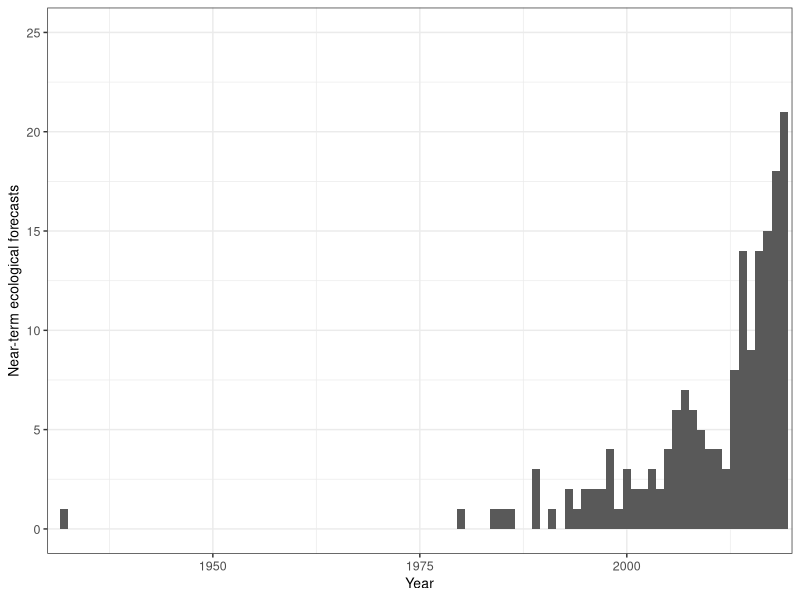

This chart was generated by the following R code: (Note: this script raises an error after producing the figure.)
## ---- chunk 1
knitr::opts_chunk$set(echo = TRUE)
#Load required packages
library(tidyverse)
library(lubridate)
library(colorspace)
library(ggpubr)
library(RColorBrewer)
## ---- chunk 2
#Load data
complete_forecasts <- read.csv("../Data/complete_dataset_with_source.csv") #Load data
#Plot the number of papers published per year
tiff("../Figures/Pubs_year_noEco.tif", width = 3, height = 3, units = "in",res = 800, compression="lzw")
complete_forecasts%>%
  ggplot()+
  geom_histogram(aes(x = Year),binwidth = 1)+
  theme_bw()+
  xlab("Year")+
  ylab("Near-term ecological forecasts")+
  ylim(0,25)+
  scale_x_continuous(limits = c(1930,2020), expand = c(0,0))+
  theme(text=element_text(size=10,  family="Helvetica"),
        axis.text = element_text(size = 9, family="Helvetica"))
dev.off()
## ---- chunk 3
#Load data
complete_forecasts <- read.csv("../Data/complete_dataset_with_source.csv")


###
# Panel A: Map
###

#Gather background map data
WorldData <- map_data('world') %>% 
  fortify()

#Load colorblind-friendly palette
safe_colorblind_palette <- c("#661100", "#AA4499", "#DDCC77", "#117733","#44AA99","#999933","#332288", "#88CCEE", "#CC6677","#888888")
colors = lighten(safe_colorblind_palette, amount = .2) #Lighten the colors of the colorblind-friendly palette

#Create separate dataframe for mapping
for_map <- complete_forecasts
#Create a vector of coordinates 
coords <- for_map$Coords
#Problem this loop solves: multipoint forecasts have multiple coordinate pairs separated by a semicolon. Here, we add columns to the for_map dataframe separating out all coordinates for a given paper
for(i in 1:(max(str_count(for_map$Coords, ";"), na.rm = T)+1)){
  stops <- regexpr(pattern = ";",coords)
  stops[stops == -1] <- 10000L
  coords_i <- substr(coords, start = 1, stop = stops-1)
  for_map[nchar(coords_i)>0&!is.na(coords_i), paste0("Long",i)] <- as.numeric(sub("-*[0-9]+.[0-9]+,","",coords_i))[nchar(coords_i)>0&!is.na(coords_i)]
  for_map[nchar(coords_i)>0&!is.na(coords_i), paste0("Lat",i)] <- as.numeric(sub(", -*[0-9]+.[0-9]+","",coords_i))[nchar(coords_i)>0&!is.na(coords_i)]
  inds <- regexpr(pattern = ";",coords)
  inds[inds == -1]<-NA
  coords <- substr(coords, start = inds + 2, stop = 10000L)
}
#The previous loop added numerous columns of latitude and longitude to the for_map dataframe. Here we gather all of those columns into one column for latitude and one column for longitude, creating a longer dataframe
for_map2 = for_map%>%
  pivot_longer(cols = num_range("Lat", 1:max(str_count(for_map$Coords, ";")+1, na.rm = T)), names_to = "Lat_num", values_to= "Lat")%>%
  pivot_longer(cols = num_range("Long", 1:max(str_count(for_map$Coords, ";")+1, na.rm = T)), names_to = "Long_num", values_to = "Long")%>%
  filter(sub("[a-z]+","",Lat_num)==sub("[a-z]+","",Long_num, ""))%>%
  filter(!Spat_scale == "global")

#We want to plot a different symbol for regional and national forecasts than for point and multipoint forecasts. Here, we create a grouping variable that specifies whether (1) or not (0) the forecast scale is regional/national 
for_map2$Region <- NA
for_map2$Region[for_map2$Spat_scale %in% c("regional","national")] <- 1
for_map2$Region[for_map2$Spat_scale %in% c("point","multipoint")]<-0

#Create a world map of the forecast sites in this analysis
map <- ggplot() +
  geom_map(data = WorldData, map = WorldData,
                  aes(map_id=region),
                  fill = "white", colour = "#7f7f7f", size=0.5)+
  coord_map("rectangular", lat0=0, xlim=c(-180,180), ylim = c(-90,90))+
  geom_point(data = for_map2%>%filter(Region == 1), aes(Long, Lat, fill = Ecosystem), shape = 21, color = "white", size = 6, alpha  =.3, stroke = .5, show.legend = F)+
  geom_point(data = for_map2%>%filter(Region == 0), aes(Long, Lat, fill = Ecosystem), shape = 21, color = "white", size = 2.5, alpha  =1, stroke = .5, show.legend = F)+
  geom_point(aes(x = c(-300,-300), y=c(-300,-300),size = c("point or multipoint","regional or national"), alpha = c("point or multipoint","regional or national")), shape = 21, color = "white",fill = "grey20")+
  xlab(NULL) + ylab(NULL) +
  scale_fill_manual(breaks = c("agricultural", "atmosphere", "desert", "forest", "freshwater", "grassland", "marine", "tundra", "urban", "other", "NA"), values = colors, na.translate = T, na.value = "grey50", name = "Ecosystem")+
  theme_void()+
  theme(legend.title = element_blank(), 
    legend.position = c(.15,.4),
    text=element_text(size=10,  family="Helvetica"),
    plot.margin = margin(0, 0, 0, 0, "cm"),
    legend.box.background = element_rect(fill = "white", color = "white"))+
  guides(size = guide_legend(override.aes = list(size = c(3,6))),alpha = guide_legend(override.aes = list(alpha = c(1,.3))))


###
# Panel B: Spatial scale barplot
###

#Make "ecosystem" a factor, enabling us to order the levels as we choose
complete_forecasts$Ecosystem <- factor(complete_forecasts$Ecosystem, levels = c("agricultural","desert","grassland","forest","atmosphere","freshwater","marine","tundra","urban","other"))
#Make "Spat_scale" (the spatial scale of the forecast) a factor, enabling us to order the levels as we choose
complete_forecasts$Spat_scale<- factor(complete_forecasts$Spat_scale, levels = c("point","multipoint","regional","national","global"))
#Plot the distribution of papers across spatial scales, with colors indicating ecosystem type
extent <- complete_forecasts%>%
  ggplot(aes(x = Spat_scale, fill = Ecosystem))+
  scale_fill_manual(breaks = c("agricultural", "atmosphere", "desert", "forest", "freshwater", "grassland", "marine", "tundra", "urban", "other", "NA"), values = colors, na.translate = T, na.value = "grey50", name = "Ecosystem")+
  xlab("Spatial extent")+
  geom_bar(show.legend = F)+
  ylab("Papers (n)")+
  theme_light()+
  theme(text=element_text(size=10,  family="Helvetica"))


###
# Generate legend for combined plot
###

# To generate the legend for the combined plot with the correct formatting, we create a "dummy" plot that will not be included and extract the legend from this plot

#Function to extract legend
g_legend<-function(a.gplot){
  tmp <- ggplot_gtable(ggplot_build(a.gplot))
  leg <- which(sapply(tmp$grobs, function(x) x$name) == "guide-box")
  legend <- tmp$grobs[[leg]]
  return(legend)}
#"Dummy" plot from which the legend will be extracted
class <- complete_forecasts%>%
  ggplot(aes(x = Class, fill = Ecosystem))+
  geom_bar()+
  scale_fill_manual(breaks = c("agricultural", "atmosphere", "desert", "forest", "freshwater", "grassland", "marine", "tundra", "urban", "other", "NA"), values = colors, na.translate = T, na.value = "grey50", name = "Ecosystem",guide = guide_legend(position = "bottom", nrow = 2))+
  theme(text=element_text(size=10,  family="Helvetica"))
#The extracted legend is saved as "legend_fill"
legend_fill <- g_legend(class)


###
# Panel C: Forecast variable class barplot
###

#Plot the distribution of forecasts across "class" (i.e., biogeochemical, organismal, or both)
class <- complete_forecasts%>%
  ggplot(aes(x = Class, fill = Ecosystem))+
  geom_bar(show.legend = F)+
  scale_fill_manual(breaks = c("agricultural", "atmosphere", "desert", "forest", "freshwater", "grassland", "marine", "tundra", "urban", "other", "NA"), values = colors, na.translate = T, na.value = "grey50", name = "Ecosystem")+
  ylab("Papers (n)")+
  theme_light()+
  theme(text=element_text(size=10,  family="Helvetica"))


###
# Assemble combined plot and save as jpeg
###

tiff("../Figures/Map_composite.tif",width = 6, height = 5.5, units = "in", res = 800, compression="lzw")
ggarrange(map, ggarrange(extent, class, labels = c("b","c"), label.y = c(1.2,1.2), nrow = 1, widths = c(1.4,1)), legend_fill, nrow = 3, heights = c(6.2,3,1.5), labels = "a")
dev.off()


###
# Calculate summary statistics for descriptive analysis
###

#Calculate the number and percentage of forecast sites in the northern hemisphere
north_analysis <- for_map2$Lat[!is.na(for_map2$Lat)] #Select latitudes that are not NA
sum(north_analysis>0) #Number of forecast sites with latitudes that are >0
sum(north_analysis>0)/length(north_analysis)*100 #Percentage of forecast sites with latitudes that are >0

#Calculate the number and percentage of papers that have a point scale
sum(complete_forecasts$Spat_scale=="point") #Number
sum(complete_forecasts$Spat_scale=="point")/nrow(complete_forecasts)*100 #Percentage

#Calculate the number and percentage of papers that have a regional scale
sum(complete_forecasts$Spat_scale=="regional") #Number
sum(complete_forecasts$Spat_scale=="regional")/nrow(complete_forecasts)*100 #Percentage

#Calculate the number and percentage of forecast papers that predict organismal variables
sum(complete_forecasts$Class=="organismal"|complete_forecasts$Class=="both") #Number
sum(complete_forecasts$Class=="organismal"|complete_forecasts$Class=="both")/nrow(complete_forecasts)*100 #Percentage

#Calculate the number and percentage of forecast papers that predict biogeocehmical variables
sum(complete_forecasts$Class=="biogeochemical"|complete_forecasts$Class=="both") #Number
sum(complete_forecasts$Class=="biogeochemical"|complete_forecasts$Class=="both")/nrow(complete_forecasts)*100 #Percentage

#Calculate the number and percentage of forecast papers that predict both organismal and biogeochemical variables
sum(complete_forecasts$Class=="both") #Number
sum(complete_forecasts$Class=="both")/nrow(complete_forecasts)*100 #Percentage

#Calculate the number and percentage of forecast papers for marine ecosystems
sum(complete_forecasts$Ecosystem=="marine") #Number
sum(complete_forecasts$Ecosystem=="marine")/nrow(complete_forecasts) #Percentage

#Calculate the number and percentage of forecast papers for freshwater ecosystems
sum(complete_forecasts$Ecosystem=="freshwater") #Number
sum(complete_forecasts$Ecosystem=="freshwater")/nrow(complete_forecasts) #Percentage

#Calculate the number and percentage of forecast papers for agricultural ecosystems
sum(complete_forecasts$Ecosystem=="agricultural") #Number
sum(complete_forecasts$Ecosystem=="agricultural")/nrow(complete_forecasts) #Percentage
## ---- chunk 4
#Load data
complete_forecasts <- read.csv("../Data/complete_dataset_with_source.csv")

#Number of fish forecasts
length(complete_forecasts$Vars_ident[grepl("catch|fish|pollock|salmon|anchovy|walleye|herring|trout|carp",complete_forecasts$Vars_ident, ignore.case = T)]) - 3 #subtracting 3 to exclude a paper on lobster catch, a paper on shellfish harvesting, and a paper on rusty crayfish distribution

#Number of phytoplankton forecasts
length(complete_forecasts$Vars_ident[grepl("diatom|cyano|oscillatoria|asterionella|desmus|anab|aphaniz|synecho|cyclo|stephanodiscus|raciborskii|circinale",complete_forecasts$Vars_ident, ignore.case = T)])

#Number of chlorophyll forecasts
length(complete_forecasts$Vars_ident[grepl("chl",complete_forecasts$Vars_ident, ignore.case = T)])

#Number of evapotranspiration forecasts
length(complete_forecasts$Vars_ident[grepl("ET |evap",complete_forecasts$Vars_ident,ignore.case = T)])

#Number of pollen forecasts
length(complete_forecasts$Vars_ident[grepl("pollen",complete_forecasts$Vars_ident,ignore.case = T)])

#Number of crop yield forecasts
length(complete_forecasts$Vars_ident[grepl("yield",complete_forecasts$Vars_ident, ignore.case = T)])
## ---- chunk 5
#Load data
complete_forecasts <- read.csv("../Data/complete_dataset_with_source.csv")


###
# Time step
###

#Create a dataframe to organize timesteps into discrete bins
time_bin = complete_forecasts
#Create a new variable to store time bins
time_bin$time_bin = NA

#Some time steps are saved as a single number (in days) while others are saved as a range. First, we need to decide what bin to put the ranges into:
time_bin$Time_step_days[is.na(as.numeric(time_bin$Time_step_days))] #Use this line to examine the non-numeric time steps
time_bin$time_bin[time_bin$Time_step_days == "30-150"] <- "> 1 - 12 months" #A forecast that predicts on a time step of 30-150 days falls within the "> 1 - 12 months" category
time_bin$time_bin[time_bin$Time_step_days == "1,7,15,30"] <- "1 - 30 days" #A forecast that predicts on a time step of 1, 7, 15, and 30 days falls within the "1 - 30 days" category

#Now we can address the numeric timestep data:
#Convert Time_step_days to numeric
time_bin = time_bin %>%
    mutate(Time_step_days = as.numeric(Time_step_days))
# Assign numeric data to categories 
time_bin$time_bin[time_bin$Time_step_days < 1] <- "< 1 day"
time_bin$time_bin[time_bin$Time_step_days == 1] <- "1 day"
time_bin$time_bin[time_bin$Time_step_days > 1 & time_bin$Time_step_days <= 7] <- "2 - 7 days"
time_bin$time_bin[time_bin$Time_step_days > 7 & time_bin$Time_step_days <= 31] <- "8 days - 1 month"
time_bin$time_bin[time_bin$Time_step_days > 31 & time_bin$Time_step_days < 365] <- "> 1 month - 1 year"
time_bin$time_bin[time_bin$Time_step_days == 365] <- "1 year"
time_bin$time_bin[time_bin$Time_step_days > 365 & time_bin$Time_step_days <= 365*5] <- "> 1 year - 5 years"
time_bin$time_bin[time_bin$Time_step_days > 365*5] <- "> 5 years"
#Convert timestep bins to a factor
time_bin$time_bin <- factor(time_bin$time_bin, levels = c("< 1 day","1 day","2 - 7 days","8 days - 1 month","> 1 month - 1 year","1 year","> 1 year - 5 years"))


###
# Forecast horizon
###

##Create a new variable to store horizon bins
time_bin$horiz_bin = NA

# Use this line to examine the non-numeric forecast horizons
time_bin$Horiz_days[is.na(as.numeric(time_bin$Horiz_days))]
time_bin$horiz_bin[time_bin$Horiz_days == "30-150"] <- "> 1 month - 1 year" #A forecast that predicts 30-150 days in the future falls within the "> 1 - 12 months" category
time_bin$horiz_bin[time_bin$Horiz_days == "720 - 1800 (sites had different amounts of data)"] <- "> 1 year - 5 years" #A forecast that predicts 720-1800 days in the future falls within the "> 1 year - 5 years" category
time_bin$horiz_bin[time_bin$Horiz_days == "365 and 3650"] <- "> 5 years - 10 years" #A forecast that predicts 365 and 3650 days in the future falls within the "> 5 years - 10 years" category because the maximum time into the future predicted is 10 years
time_bin$horiz_bin[time_bin$Horiz_days == "7, 3650"] <- "2 - 7 days" #We are assigning this to the 2 - 7 day category because timestep is listed as 1 day and a 1 day timestep is only used for short term forecasts in this paper
time_bin$horiz_bin[time_bin$Horiz_days == "14-77"] <- "> 1 month - 1 year" #A forecast that predicts 14-77 days in the future falls within the "> 1 month - 1 year" category

#Now we can address the numeric forecast horizon data:
#Convert Horiz_days to numeric
time_bin = time_bin %>%
    mutate(Horiz_days = as.numeric(Horiz_days))
# Assign numeric data to categories 
time_bin$horiz_bin[time_bin$Horiz_days < 1] <- "< 1 day"
time_bin$horiz_bin[time_bin$Horiz_days == 1] <- "1 day"
time_bin$horiz_bin[time_bin$Horiz_days > 1 & time_bin$Horiz_days <= 7] <- "2 - 7 days"
time_bin$horiz_bin[time_bin$Horiz_days > 7 & time_bin$Horiz_days <= 31] <- "8 days - 1 month"
time_bin$horiz_bin[time_bin$Horiz_days > 31 & time_bin$Horiz_days < 365] <- "> 1 month - 1 year"
time_bin$horiz_bin[time_bin$Horiz_days == 365] <- "1 year"
time_bin$horiz_bin[time_bin$Horiz_days > 365 & time_bin$Horiz_days <= 365*5] <- "> 1 year - 5 years"
time_bin$horiz_bin[time_bin$Horiz_days > 365*5] <- "> 5 years"
time_bin$horiz_bin <- factor(time_bin$horiz_bin, levels = c( "1 day","2 - 7 days","8 days - 1 month","> 1 month - 1 year","1 year","> 1 year - 5 years", "> 5 years"))

#Convert horizon bins to a factor
time_bin$horiz_bin <- factor(time_bin$horiz_bin, levels = c("1 day","2 - 7 days","8 days - 1 month","> 1 month - 1 year","1 year","> 1 year - 5 years", "> 5 years"))

#Exclude NA values
time_bin_plot = time_bin%>%
  filter(!is.na(horiz_bin),
         !is.na(time_bin))

#Create a dataframe with the number of papers in each time step/forecast horizon combination to add to plot
n = time_bin_plot%>%
  group_by(horiz_bin,time_bin)%>%
  summarise(ns = n())%>%
  mutate(color = ns>20)

#Plot the number of papers in each time step/forecast horizon combination as a heatmap
tiff("../Figures/timestep_heatmap_small.tif",res = 800,width = 3, height = 3, units = "in")
cols <- brewer.pal(n = 9, name = "BuPu")
time_bin_plot%>%
  ggplot(aes(x = horiz_bin, y = time_bin), na.rm = T)+
  geom_bin2d()+
  xlab("Time horizon (days)")+
  ylab("Time step (days)")+
  scale_fill_gradientn(colors = cols)+
  scale_x_discrete(breaks = c( "1 day","2 - 7 days","8 days - 1 month","> 1 month - 1 year","1 year","> 1 year - 5 years","> 5 years"), labels = c("1","2 - 7","8 - 31","32 - 365","365","366 - 1825", ">1825"),drop  =F)+ #Change labels to units of days for interpretability
  scale_y_discrete(breaks = c("< 1 day", "1 day","2 - 7 days","8 days - 1 month","> 1 month - 1 year","1 year","> 1 year - 5 years"), labels = c("< 1", "1","2 - 7","8 - 31","32 - 365","365","366 - 1825"),drop  =F)+ #Change labels to units of days for interpretability
  geom_text(aes(label = ns, color = color), data = n, show.legend = F, size = 3)+ 
  theme_light()+
  theme(text=element_text(size=10,  family="Helvetica"),
        axis.text = element_text(size = 9, family="Helvetica"),
        axis.text.x = element_text(angle = 45, hjust = 1),
        panel.grid.major = element_blank(), 
        panel.grid.minor = element_blank(),
        legend.position = "none")+
  scale_color_manual(values = c("gray40","gray100"))
dev.off()


###
# Statistics
##

#Number and percentage of papers that predicted within one year into the future 
nrow(time_bin%>%filter(horiz_bin %in% c("< 1 day", "1 day","2 - 7 days","8 days - 1 month","> 1 month - 1 year","1 year"))) #number
nrow(time_bin%>%filter(horiz_bin %in% c("< 1 day", "1 day","2 - 7 days","8 days - 1 month","> 1 month - 1 year","1 year")))/nrow(time_bin%>%filter(!is.na(horiz_bin)))*100 #percentage

# Number and percentage of papers that predicted 2–7 days into the future on a daily time step
nrow(time_bin%>%filter(horiz_bin %in% c("2 - 7 days"),time_bin %in% c("1 day"))) #number
nrow(time_bin%>%filter(horiz_bin %in% c("2 - 7 days"),time_bin %in% c("1 day")))/nrow(time_bin%>%filter(!is.na(horiz_bin)))*100 #percentage

# Number and percentage of papers that predicted one year into the future on a yearly timestep
nrow(time_bin%>%filter(horiz_bin %in% c("1 year"),time_bin %in% c("1 year"))) #number
nrow(time_bin%>%filter(horiz_bin %in% c("1 year"),time_bin %in% c("1 year")))/nrow(time_bin%>%filter(!is.na(horiz_bin)))*100 #percentage

#Percentage of papers that predict at a horizon of at least one year in the dataset as a whole
sum(time_bin$horiz_bin %in% c("1 year","> 1 year - 5 years","> 5 years"))/nrow(time_bin%>%filter(!is.na(horiz_bin)))*100
#Percentage of papers that do not evaluate forecasts that predict at a horizon of at least one year
time_bin$Forecast_eval_shown[time_bin$Forecast_eval == 0] <- 0
sum(time_bin$horiz_bin %in% c("1 year","> 1 year - 5 years","> 5 years")&time_bin$Forecast_eval_shown==0)/nrow(time_bin%>%filter(!is.na(horiz_bin),Forecast_eval_shown==0))*100
## ---- chunk 6
#Load data
complete_forecasts <- read.csv("../Data/complete_dataset_with_source.csv")

#Calculate summary statistics for plot
mean_dc<- round(mean(as.numeric(complete_forecasts$Data_coverage)/365, na.rm = T),1) #Mean duration (years)
median_dc <- round(median(as.numeric(complete_forecasts$Data_coverage)/365, na.rm = T),1) #Median duration (years)

#Create a dataframe with text to add to plot
lines = data.frame(c(mean_dc),c(38))
colnames(lines) = c("x","y")
lines$label = c(paste0("Median = ",median_dc, " years \nMean = ", mean_dc, " years"))

#Create a histogram of the amount of data used to create each paper
tiff("../Figures/Years_of_data.tif", res = 800, width = 3, height = 3, units = "in", compression="lzw")
complete_forecasts%>%
  mutate(Year = as.numeric(Year))%>%
  ggplot()+
  geom_histogram(aes(x = as.numeric(Data_coverage)/365),bins = 20)+
  geom_vline(xintercept = c(mean_dc, median_dc), color = "black")+
  geom_text(aes(x = x,y=y,label= label), data = lines, nudge_x = 3, hjust = 0,vjust = 0,color = "grey20", size = 3)+
  xlab("Years of data used to \ncreate forecasting paper")+
  ylab("Number of papers")+
  scale_y_continuous(limits = c(0,46), expand = c(0, 0))+
  theme_light()+
  theme(text=element_text(size=10,  family="Helvetica"),
        axis.text = element_text(size = 9, family="Helvetica"))
dev.off()


###
# Statistics
##

min(as.numeric(complete_forecasts$Data_coverage), na.rm = T) #minimum (in days)
max(as.numeric(complete_forecasts$Data_coverage)/365, na.rm = T) #maximum (in years)

#Number and percentage of papers that used over 10 years of data
sum(as.numeric(complete_forecasts$Data_coverage)>(10*365), na.rm = T) #number
sum(as.numeric(complete_forecasts$Data_coverage)>(10*365), na.rm = T)/nrow(complete_forecasts)*100 #percentage
## ---- chunk 7
#Load data
complete_forecasts <- read.csv("../Data/complete_dataset_with_source.csv")

length(unique(complete_forecasts$Source)) #Number of unique sources

#Create a dataframe with the number of papers from each source
ns = complete_forecasts%>%
  group_by(Source)%>%
  summarize(n = n())

ns$Source[which.max(ns$n)] #Source with the most papers
ns$n[which.max(ns$n)] #Number of papers from the source with the most papers
## ---- chunk 8
#Load data
complete_forecasts <- read.csv("../Data/complete_dataset_with_source.csv")

#Some best practices are already binary variables. Others (automation, uncertainty, and iterative workflows that update model parameters) need to be converted to binary variables for logistic regression
complete_forecasts$Automated_bin <- 0 #Create a variable for binary forecast automation data
complete_forecasts$Automated_bin[complete_forecasts$Automated_yn %in% c("At least one data stream","Yes all data streams")]<-1 #If at least one data stream is automated, the paper counts as being automated
complete_forecasts$Uncert_yn <- as.numeric(!complete_forecasts$Uncert_category == "no") #If the forecast has any sort of uncertainty it counts as demonstrating uncertainty
complete_forecasts$it_no_update_ic <- complete_forecasts$Iterative_yn==1&!complete_forecasts$DA_type%in%c("update IC","autoregressive, so new observed data become predictors for the next timestep","UNK","NA","autoregressive, uses previous observations to predict value at next timestep","previous ten days of driver data used as predictor in model, so it is updating iteratively") #Set up a variable for iterative workflows that do more than just update initial conditions

#If the forecast is not evaluated, sometimes Forecast_eval_shown is set to NA. Here, we change those NAs to 0
complete_forecasts$Forecast_eval_shown[complete_forecasts$Forecast_eval == 0] <- 0


###
# Statistics
###

#Calculate the number and percent of papers that demonstrate each best practice
complete_forecasts%>%
  summarize(aut = sum(Automated_bin)/n(),
            aut_n = sum(Automated_bin),
            eva = sum(Forecast_eval_shown)/n(),
            eva_n = sum(Forecast_eval_shown),
            unc = sum(Uncert_yn)/n(),
            unc_n = sum(Uncert_yn),
            ite = sum(Iterative_yn)/n(),
            ite_n = sum(Iterative_yn),
            ite_no_ic = sum(it_no_update_ic)/n(),
            ite_no_ic_n = sum(it_no_update_ic),
            arc = sum(Archiving_yn)/n(),
            arc_n = sum(Archiving_yn),
            use = sum(End_user_yn)/n(),
            use_n = sum(End_user_yn),
            dat = sum(Drivers_published)/n(),
            dat_n = sum(Drivers_published),
            nul = sum(Null_yn)/n(),
            nul_n = sum(Null_yn),
            prt = sum(Uncert_partition_yn)/n(),
            prt_n = sum(Uncert_partition_yn),
            mul = sum(Multiple_approaches_yn)/n(),
            mul_n = sum(Multiple_approaches_yn))

#Calculate how many best practices each paper demonstrated
total = complete_forecasts%>%
  group_by(Title)%>%
  summarize(aut = sum(Automated_bin)/n(),
            eva = sum(Forecast_eval_shown)/n(),
            unc = sum(Uncert_yn)/n(),
            ite = sum(Iterative_yn)/n(),
            arc = sum(Archiving_yn)/n(),
            use = sum(End_user_yn)/n(),
            dat = sum(Drivers_published)/n(),
            nul = sum(Null_yn)/n(),
            mul = sum(Multiple_approaches_yn)/n(),
            Total = sum(aut,eva,unc,ite,arc,use,dat,nul,mul))
summary(as.factor(total$Total)) #Find the number of papers each number of best practices
mean(total$Total) #Mean number of best practies used
median(total$Total) #Median number of best practices used

# Filter out the one paper from 1932
complete_forecasts = complete_forecasts%>%
  filter(Year>1932)

#Perform binary logistic regression for all best practices
aut = glm(Automated_bin~Year, data = complete_forecasts, family = "binomial")
eva = glm(Forecast_eval_shown~Year, data = complete_forecasts, family = "binomial")
unc = glm(Uncert_yn~Year, data = complete_forecasts, family = "binomial")
ite = glm(Iterative_yn~Year, data = complete_forecasts, family = "binomial")
ite_no_ic = glm(it_no_update_ic~Year, data = complete_forecasts, family = "binomial")
arc = glm(Archiving_yn~Year, data = complete_forecasts, family = "binomial")
use = glm(End_user_yn~Year, data = complete_forecasts, family = "binomial")
dat = glm(Drivers_published~Year, data = complete_forecasts, family = "binomial")
nul = glm(Null_yn~Year, data = complete_forecasts, family = "binomial")
mul = glm(Multiple_approaches_yn~Year, data = complete_forecasts, family = "binomial")

#Summarize logisitic regression results in one data frame
results = data.frame(var2 = "Include data driven uncertainty")%>%
  full_join(data.frame(summary(unc)$coefficients, var2 = NA)%>% mutate(var = "Include data driven uncertainty"))%>%
  full_join(data.frame(var2 = "Assess and report forecast skill"))%>%
  full_join(data.frame(summary(eva)$coefficients) %>% mutate(var = "Assess and report forecast skill"))%>%
  full_join(data.frame(var2 = "Identify an end user"))%>%
  full_join(data.frame(summary(use)$coefficients) %>% mutate(var = "Identify an end user"))%>%
  full_join(data.frame(var2 = "Make iterative forecasts"))%>%
  full_join(data.frame(summary(ite)$coefficients) %>% mutate(var = "Make iterative forecasts"))%>%
  full_join(data.frame(var2 = "Make iterative forecasts (updating model parameters)"))%>%
  full_join(data.frame(summary(ite_no_ic)$coefficients) %>% mutate(var = "Make iterative forecasts (updating model parameters)"))%>%
  full_join(data.frame(var2 = "Develop automated forecasting workflows"))%>%
  full_join(data.frame(summary(aut)$coefficients) %>% mutate(var = "Develop automated forecasting workflows"))%>%
  full_join(data.frame(var2 = "Make data available"))%>%
  full_join(data.frame(summary(dat)$coefficients) %>% mutate(var = "Make data available"))%>%
  full_join(data.frame(var2 = "Archive forecasts"))%>%
  full_join(data.frame(summary(arc)$coefficients) %>% mutate(var = "Archive forecasts"))%>%
  full_join(data.frame(var2 = "Use null model comparisons"))%>%
  full_join(data.frame(summary(nul)$coefficients) %>% mutate(var = "Use null model comparisons"))%>%
  full_join(data.frame(var2 = "Multiple approaches"))%>%
  full_join(data.frame(summary(mul)$coefficients) %>% mutate(var = "Multiple approaches"))%>%
  mutate(param = rep(c(NA,"Intercept","Year"),10))%>% #Label intercept and year rows
  select(var, var2, param, Estimate, Std..Error, z.value, Pr...z..)

results[-c(1,2,3)] = round(results[-c(1,2,3)], 3) #Round p-values to 3 decimal points
results$param[is.na(results$param)]<-results$var2[is.na(results$param)] #Fill in missing best practice names
results%>% #Filter out unnecessary variable names and view final table
  select(-var2, -var)

mult = complete_forecasts%>%
  filter(Multiple_approaches_yn==1)
summary(mult$Approach_n)


###
# Plot
###

# Calculate model predictions for plot
x = 1980:2020
probs = predict(aut, list(Year = x), type = "response") #For the first best practice
prob_df = data.frame(var = rep("Automated_bin",length(x)),x=x,probs=probs)
real_name = c("Automated_bin", "Forecast_eval_shown", "Uncert_yn", "Iterative_yn","Archiving_yn", "End_user_yn","Drivers_published", "Null_yn","Multiple_approaches_yn") #Vector of best practice names to merge with complete_forecasts dataset
model = c("aut", "eva","unc","ite","arc","use","dat","nul","mul") #Vector of model names created above
#Loop through all models and generate predictions
for (i in 2:length(model)){
  probs = predict(get(model[i]), list(Year = x), type = "response")
  new = data.frame(var = rep(real_name[i],length(x)),x=x,probs=probs)
  prob_df = prob_df%>%
    full_join(new)
}

#Create a long-formatted dataframe with all best practices in one column
cf = complete_forecasts%>%
  select(Automated_bin, Forecast_eval_shown, Uncert_yn, Iterative_yn, Archiving_yn, End_user_yn, Drivers_published, Null_yn, Multiple_approaches_yn, Year)%>%
  pivot_longer(cols = -Year)%>%
  rename(var = name, x = Year)

#Create a vector of names as we would like them in the figure
labs = c("Automate forecasting workflows","Report forecast accuracy", "Include uncertainty","Make iterative forecasts","Archive forecasts", "Identify an end user","Make data available", "Use null model comparisons", "Compare modeling approaches")
names(labs) = real_name #Assign the name of the labs to the best practice name as they are in the data frame (for plotting purposes)

#Convert the best practice variable into a factor in both datasets
prob_df$var = factor(prob_df$var, levels = c("Uncert_yn", "Forecast_eval_shown", "End_user_yn", "Iterative_yn", "Automated_bin", "Drivers_published", "Archiving_yn", "Null_yn", "Multiple_approaches_yn"))
cf$var = factor(cf$var, levels = c("Uncert_yn", "Forecast_eval_shown", "End_user_yn", "Iterative_yn", "Automated_bin", "Drivers_published", "Archiving_yn", "Null_yn", "Multiple_approaches_yn"))

#Calculate significance levels to add to graph
results = results%>%
  filter(param == "Year")%>%
  select(-var2)%>%
  filter(!var == "Make iterative forecasts (updating model parameters)")%>%
  mutate(sig = "")
results$sig[results$Pr...z..<0.05] <- "*"
results$sig[results$Pr...z..<0.01] <- "**"
results$sig[results$Pr...z..<0.001] <- "***"
#Label the variable for results data frame
results$var <- c("Uncert_yn", "Forecast_eval_shown", "End_user_yn", "Iterative_yn", "Automated_bin", "Drivers_published", "Archiving_yn", "Null_yn","Multiple_approaches_yn")
results$var = factor(results$var) #Convert to factor

#Plot best practices over time with logistic regression results
tiff("../Figures/best_practices_regression_with_mult.tif",res = 800,width = 6, height = 5, units = "in", compression="lzw")
plot = prob_df%>%
  ggplot(aes(x = x, y = probs))+
  geom_point(aes(y = value), data = cf, alpha = .15, color = "blue")+
  geom_text(aes(x = 2000, y = .85, label = sig), data = results, size = 6)+
  geom_line()+
  ylim(0,1)+
  xlim(1979,2021)+
  facet_wrap(~var, labeller = labeller(var = labs))+
  theme_bw()+
  ylab("Probability")+
  xlab("Year")+
  theme(text=element_text(size=10,  family="Helvetica"),
        axis.text = element_text(size = 9, family="Helvetica"))
plot
dev.off()
## ---- chunk 9
#Load data
complete_forecasts <- read.csv("../Data/complete_dataset_with_source.csv")

#Create separate columns to indicate whether each source of uncertainty was used
complete_forecasts$Driver <- grepl("driver|meteo", complete_forecasts$Uncert_source, ignore.case = T)*1
complete_forecasts$Process <- grepl("process", complete_forecasts$Uncert_source, ignore.case = T)*1
complete_forecasts$Param <- grepl("param", complete_forecasts$Uncert_source, ignore.case = T)*1
complete_forecasts$IC <- grepl("init|ic", complete_forecasts$Uncert_source, ignore.case = T)*1
complete_forecasts$Obs <- grepl("obs", complete_forecasts$Uncert_source, ignore.case = T)*1

#Summarize results
complete_forecasts%>%
  filter(!Uncert_category=="no")%>%
  summarize(driv = sum(Driver)/n(),
            proc = sum(Process)/n(),
            param = sum(Param)/n(),
            ic = sum(IC)/n(),
            obs = sum(Obs)/n())

#Calculate the number and percentage of papers that use data driven uncertainty
complete_forecasts$Uncert_dd <- as.numeric(complete_forecasts$Uncert_category %in% c("data_driven", "propagates", "assimilates"))
sum(complete_forecasts$Uncert_dd) #Number
complete_forecasts$Uncert_yn <- as.numeric(!complete_forecasts$Uncert_category == "no") #If the forecast has any sort of uncertainty it counts as demonstrating uncertainty
sum(complete_forecasts$Uncert_dd)/nrow(complete_forecasts%>%filter(Uncert_yn == 1))*100 #Percentage of papers that use data-driven sources out of those that report uncertainty

#Calculate the total number of forecasts that report uncertainty
sum(complete_forecasts$Uncert_yn)

#Year that papers partitioning uncertainty were published
complete_forecasts$Year[complete_forecasts$Uncert_partition_yn==1]
#Number of papers that partition initial condition uncertainty
sum(complete_forecasts$Uncert_ic_yn[complete_forecasts$Uncert_partition_yn==1])
#Number of papers that partition parameter uncertainty
sum(complete_forecasts$Uncert_param_yn[complete_forecasts$Uncert_partition_yn==1])
#Number of papers that partition process uncertainty
sum(complete_forecasts$Uncert_process_yn[complete_forecasts$Uncert_partition_yn==1])
#Number of papers that partition driver uncertainty
sum(complete_forecasts$Uncert_driver_yn[complete_forecasts$Uncert_partition_yn==1])
#Dominant source of uncertainty for papers that partition uncertainty
complete_forecasts$Uncert_dom[complete_forecasts$Uncert_partition_yn==1]
## ---- chunk 10
#Load data
complete_forecasts <- read.csv("../Data/complete_dataset_with_source.csv")

#If the forecast is not evaluated, sometimes Forecast_eval_shown is set to NA. Here, we change those NAs to 0
complete_forecasts$Forecast_eval_shown[complete_forecasts$Forecast_eval == 0] <- 0

#Create a variable indicating whether RMSE was reported
complete_forecasts$RMSE <- as.numeric(grepl("rmse|root mean squared error|root mean square error",tolower(complete_forecasts$Eval_metrics)))
#Calculate the percent of papers that reported RMSE
sum(complete_forecasts$RMSE)/sum(complete_forecasts$Forecast_eval_shown)*100

#Create a variable indicating whether MAE was reported
complete_forecasts$MAE <- as.numeric(grepl("mae|mean absolute error",tolower(complete_forecasts$Eval_metrics)))
#Calculate the percent of papers that reported MAE
sum(complete_forecasts$MAE)/sum(complete_forecasts$Forecast_eval_shown)*100
## ---- chunk 11
#Load data
complete_forecasts <- read.csv("../Data/complete_dataset_with_source.csv")

#Number of papers that mention a specific end user
sum(complete_forecasts$End_user_yn==1)

#Percentage of forecasts that mention a specific end user that say the end user aided in forecast development
sum(complete_forecasts$End_user_yn==1&complete_forecasts$End_user_partnership==1, na.rm = T)/sum(complete_forecasts$End_user_yn==1)*100
#Percentage of forecasts that mention a specific end user that say forecasts are in use by the end user
sum(complete_forecasts$End_user_yn==1&complete_forecasts$Used_by_stakeholder_yn==1, na.rm = T)/sum(complete_forecasts$End_user_yn==1)*100
#Percentage of papers that mention ethical considerations made in designing the forecast
sum(complete_forecasts$Ethical_considerations ==1, na.rm = T)/nrow(complete_forecasts)*100
#Percentage of forecasts that are in use by an end user that mention ethical considerations made in designing the forecast
sum(complete_forecasts$End_user_yn==1&complete_forecasts$Used_by_stakeholder_yn==1&complete_forecasts$Ethical_considerations==1, na.rm = T)/sum(complete_forecasts$End_user_yn==1&complete_forecasts$Used_by_stakeholder_yn==1, na.rm = T)*100
## ---- chunk 12
#Load data
complete_forecasts <- read.csv("../Data/complete_dataset_with_source.csv")

complete_forecasts$it_ic <- complete_forecasts$Iterative_yn==1&complete_forecasts$DA_type%in%c("update IC","autoregressive, so new observed data become predictors for the next timestep","autoregressive, uses previous observations to predict value at next timestep","previous ten days of driver data used as predictor in model, so it is updating iteratively") #Set up a variable for iterative workflows that do more than just update initial conditions

#Percent of iterative workflows that only updated initial conditions of the model
sum(complete_forecasts$it_ic)/sum(complete_forecasts$Iterative_yn)*100
## ---- chunk 13
#Load data
complete_forecasts <- read.csv("../Data/complete_dataset_with_source.csv")

#Number of papers that archive forecasts
sum(complete_forecasts$Archiving_yn==1)
#Percentage of papers that archive forecasts on Zenodo
sum(grepl("zenodo",complete_forecasts$Repository[complete_forecasts$Archiving_yn==1],ignore.case = T))/sum(complete_forecasts$Archiving_yn==1)*100
#Number of papers with websites that were still accessible via the link in the paper as of 14 Jun 2021
sum(!is.na(complete_forecasts$Link_works)&complete_forecasts$Link_works == 1)
#Total number of papers with websites linked in the paper
sum(!is.na(complete_forecasts$Link_works))
## ---- chunk 14
#Load data
complete_forecasts <- read.csv("../Data/complete_dataset_with_source.csv")

#Number of papers that use a null model
sum(complete_forecasts$Null_yn)

#Percentage of papers that use a persistence null model
sum(grepl("persistence",complete_forecasts$Null_type, ignore.case = T))/sum(complete_forecasts$Null_yn)*100
#Percentage of papers that use a climatology null model
sum(grepl("climatology",complete_forecasts$Null_type, ignore.case = T))/sum(complete_forecasts$Null_yn)*100
#Number of papers that use both persistence and climatology null models
sum(grepl("persistence",complete_forecasts$Null_type[grepl("climatology",complete_forecasts$Null_type, ignore.case = T)], ignore.case = T))
